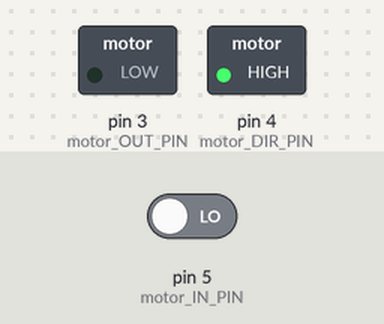
Recording of a sketch running on a simulated Arduino Uno, built with avr-gcc and run on an emulated ATmega328P. On the bench: switched loads named in the sketch (green lamp = pin HIGH). The inputs (shaded band) are chosen by the test bench; at power-on: pin 5 (motor_IN_PIN) LOW.

Above: at 1.2 s.
1.3 s: pin 5 (motor_IN_PIN) driven HIGH
At 2.5 s:
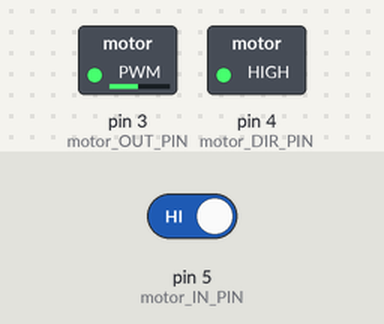
2.8 s: pin 5 (motor_IN_PIN) driven LOW
At 3.8 s:
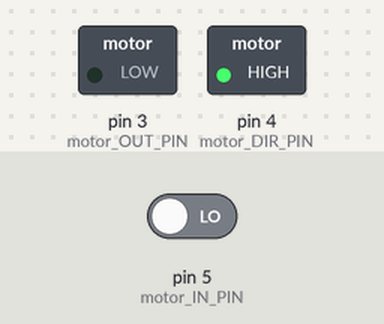
Timing chart, 0 to 5.8 s (numbered marks = the images above; inputs shaded):
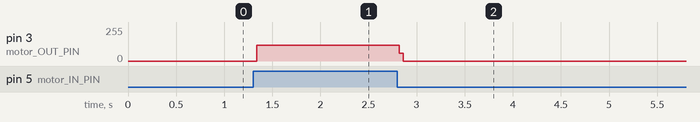

Measured:
- after the input at 1.3 s, pin 3 (motor_OUT_PIN): 0/255 → 119/255 at once
- after the input at 2.8 s, pin 3 (motor_OUT_PIN): 119/255 → 0/255 at once

The sketch:

internal-belt.ino
```cpp
// Nico: Assumption is that the NEMA17 is configured to run 1/64 as stepsize

///////////////// DEBUG TOGGLE ////////////////////////////
// Note: When using the serial monitor make sure to disable
//       line endings by setting it to 'No line ending'.
//       Default is 'Newline'.
bool DEBUG = false;
char input;
bool motor_active;

// Pins for debug output
#define motor_DEBUG_PIN 9
///////////////////////////////////////////////////////////

// Define stepper motor connections
#define motor_IN_PIN 5  // For reading whether the motor should run
#define motor_OUT_PIN 3 // For sending the output to the stepper driver
#define motor_DIR_PIN 4 // For sending the direction to the stepper driver

// Additional config
int STEP_DELAY = 80; // Higher values = lower speed

void setup () {
  // Declare pins as input
  pinMode(motor_IN_PIN, INPUT);
  pinMode(motor_OUT_PIN, OUTPUT);
  pinMode(motor_DIR_PIN, OUTPUT);

  // Set the direction
  digitalWrite(motor_DIR_PIN, HIGH);

  if (DEBUG) {
    // Enable the debug pins
    pinMode(motor_DEBUG_PIN, OUTPUT);

    // Enable serial
    Serial.begin(9600);
    Serial.println("Char to send toggle motor signal: t");

    // Enable tracking for toggle behaviour
    motor_active = false;
  }
}

/*
 * Steps the motor 1 step ahead
 */
void stepMotor() {
  digitalWrite(motor_OUT_PIN, HIGH);
  delayMicroseconds(STEP_DELAY);
  digitalWrite(motor_OUT_PIN, LOW);
  delayMicroseconds(STEP_DELAY);
}

void loop() {
  if (DEBUG) {
    if (Serial.available()) {
      input = Serial.read();
      Serial.print("You typed: ");
      Serial.println(input);

      if (input == 't') {
        motor_active = !motor_active;
        digitalWrite(motor_DEBUG_PIN, motor_active);
        Serial.print("Motor status: ");
        Serial.println(motor_active);
      } else {
        Serial.println("Please use 't'.");
      }
    }
  } else {
    if (digitalRead(motor_IN_PIN) && !motor_active) {
      motor_active = true;
    } else if (!digitalRead(motor_IN_PIN) && motor_active) {
      motor_active = false;
    } else {
      // Do nothing...
    }
  }

  if (motor_active) {
    stepMotor();
  }
}
```
